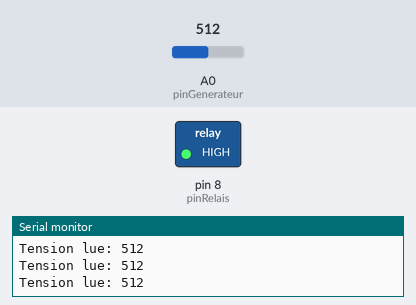
Simulated run of this sketch. Board: Arduino Uno, built with avr-gcc and run on an emulated ATmega328P. Parts: switched loads named in the sketch (green lamp = pin HIGH), the last lines printed to the serial monitor. Inputs (shaded band) come from the test bench; at power-on: A0 (pinGenerateur) = 512.

Above: at 1.2 s.
1.3 s: A0 (pinGenerateur) set to 109
2.8 s: A0 (pinGenerateur) set to 91
At 3.3 s:
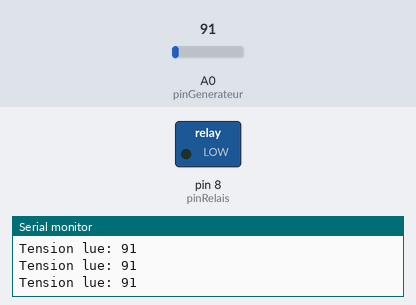
4.3 s: A0 (pinGenerateur) set to 110
At 4.6 s:
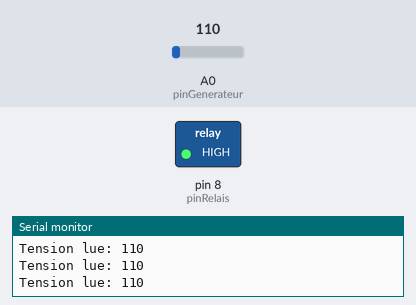
5.8 s: A0 (pinGenerateur) set to 90
At 7.2 s:
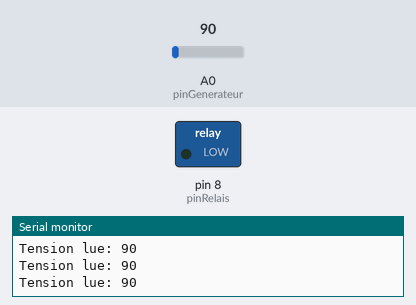
Timing chart, 0 to 8.3 s (numbered marks = the images above; inputs shaded):
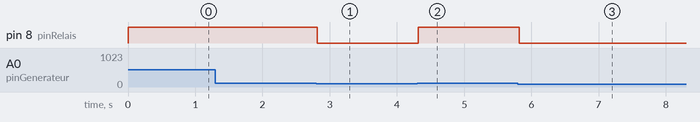

Measured:
- the behaviour switches between 101 and 100 on A0 (pinGenerateur) (found by bisection; images 0 and 1)
- after the input at 2.8 s, pin 8 (pinRelais): HIGH → LOW at once
- after the input at 4.3 s, pin 8 (pinRelais): LOW → HIGH at once
- after the input at 5.8 s, pin 8 (pinRelais): HIGH → LOW at once

The sketch:

eolienne_2024.ino
```cpp
// Génératrice d'éolienne : programme de juillet 2024
// Recopié à l'identique depuis mon document « Projet Eolienne - Code Arduino et Explications ».
// Câblage prévu : sortie + de la génératrice sur A0 (sortie − sur GND), commande du relais sur D8,
// LED en série avec une résistance de 220 Ω entre la sortie NO du relais et GND.

const int pinGenerateur = A0;  // Entrée analogique pour le générateur
const int pinRelais = 8;       // Sortie numérique pour contrôler le relais
const int seuilTension = 100;  // Seuil de tension (0-1023, ajuster selon besoin)

// Fonction d'initialisation
void setup() {
  pinMode(pinGenerateur, INPUT);  // Broche du générateur en entrée
  pinMode(pinRelais, OUTPUT);     // Broche du relais en sortie
  digitalWrite(pinRelais, LOW);   // Assurez-vous que le relais est éteint au départ
  Serial.begin(9600);             // Initialisation de la communication série pour le débogage
}

// Boucle principale
void loop() {
  int tension = analogRead(pinGenerateur);  // Lecture de la tension du générateur
  Serial.print("Tension lue: ");
  Serial.println(tension);
  if (tension > seuilTension) {     // Vérification si la tension dépasse le seuil
    digitalWrite(pinRelais, HIGH);  // Si la tension est suffisante, activer le relais
  } else {
    digitalWrite(pinRelais, LOW);   // Sinon, éteindre le relais
  }
  delay(100);  // Petite pause avant la prochaine lecture
}
```
